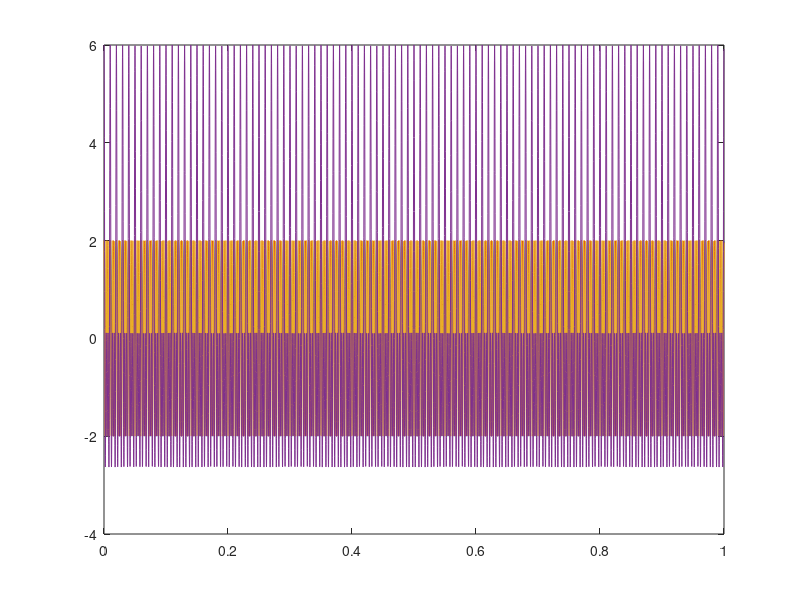
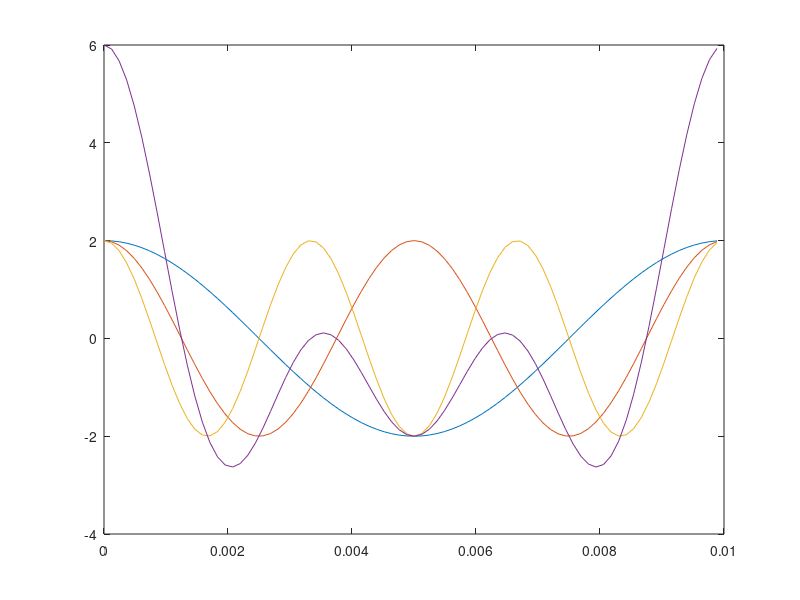
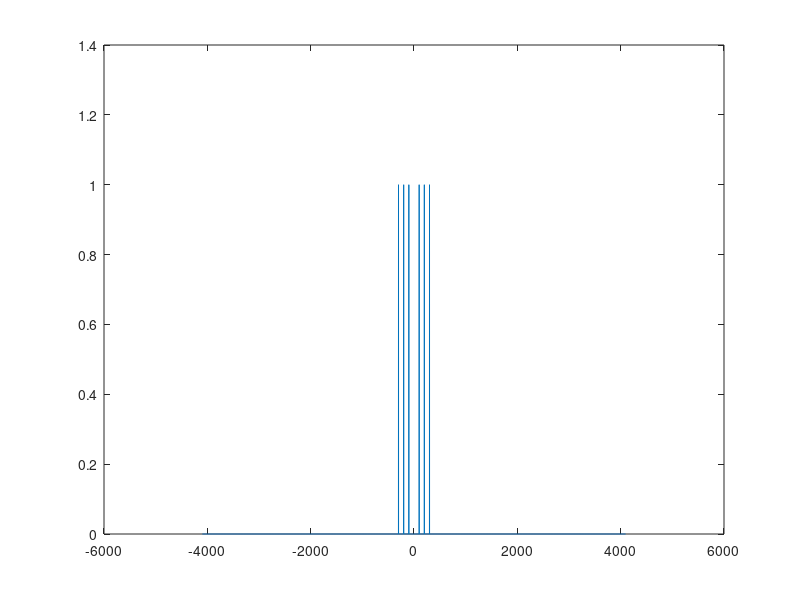
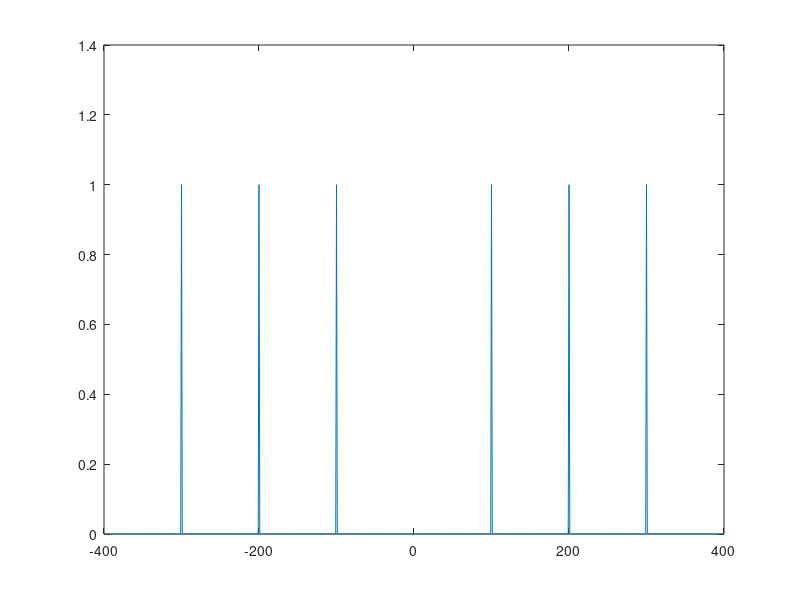

Recreate these plots in MATLAB, in order.
close all
clear
clc

%% simulation spec
fs=8192;
t=0:1/fs:1-1/fs;
f1=100;
f2=200;
f3=300;
fc=1000;

%% 1.Message signal
%% Time Domain
% define message signal
m1 = 2 * cos(2 * pi * f1 .* t);
m2 = 2 * cos(2 * pi * f2 .* t);
m3 = 2 * cos(2 * pi * f3 .* t);
m = m1 + m2 + m3;

% Plot the figures
% Total period
figure();
plot(t, m1);
hold on
plot(t, m2);
plot(t, m3);
plot(t, m);
% 1 period
p = ceil(fs / f1); % fs / f1 = 1 period
figure('Name','m1,m2,m3,m graph(Time Domain)');
plot(t(1 : p), m1(1 : p));
hold on
plot(t(1 : p), m2(1 : p));
plot(t(1 : p), m3(1 : p));
plot(t(1 : p), m(1 : p));
%% Frequency Domain
% Perform the Fourier transform
M = fft(m) / length(m);
M_shift = fftshift(M);

% Plot the figures
% Total frequencies
f = -fs / 2 : fs / 2 - 1;
figure();
plot(f, abs(M_shift));
% Partial frequencies
range1 = 400;
index1 = (fs / 2 + 1) - range1 : (fs / 2 + 1) + range1;
f_part1 = f(index1);
M_shift_part = M_shift(index1);
figure('Name','M graph');
plot(f_part1, abs(M_shift_part));

%% 2. Modulation (DSB-LC AM)
%% Time Domain
%mn = m/abs(m)  abs(m)=6
mn=m/max(m);
a=0.5; 
%modulation index
u = (a*mn+1).*cos(2*pi*fc.*t);
figure();
plot(t,u);
figure('Name','u time domain grph');
plot(t(1 : p), u(1 : p));
%% Frequency Domain
% Perform the Fourier transform
U = fft(u) / length(u);
U_shift = fftshift(U);

% Plot the figures
% Total frequencies
figure();
plot(f, abs(U_shift));
% Partial frequencies
range2 = 1500;
index2 = (fs / 2 + 1) - range2 : (fs / 2 + 1) + range2;
f_part2 = f(index2);
U_shift_part = U_shift(index2);
figure('Name','U freq domain grph');
plot(f_part2, abs(U_shift_part));

%% Demodulate (DSB-LC)
%#1 using envelope detector
%rectify only positive signal
up=u>=0;     %find what index has positive value, and that index has true=1 other has false=0
uup=u.*up;  %then we get only positive value by producting u(t) with up
figure('Name','uup');
plot(t(1:p),uup(1:p));
figure('Name','enveope detector time domian');
plot(t(1:p),uup(1:p));
DU=fft(uup) / length(uup);
DU_shift=fftshift(DU);
%demodulate using envelope detector


range3=1000;
index3=(fs / 2 + 1) - range3:(fs / 2 + 1) + range3;
% #2 BW=500 Hz 범위의 저역통과 필터를 만들어 곱해준다.(사각펄스 신호)
LPF=1:fs;
LPF(fs/2+1-500:fs/2+1+500)=1;
LPF(1:fs/2+1-500)=0;
LPF(fs/2+1+500:fs)=0;
%passing through to LPF
LPF_DU=DU_shift.* LPF;
figure('Name','D(f) before passing LPF');
plot(f,abs(DU_shift));
figure('Name','D(f) passing LPF');
plot(f, abs(LPF_DU));

f_part3 = f(index3);
LPF_DU_shift_part = LPF_DU(index3);
figure('Name','product LPF filter');
plot(f_part3, abs(LPF_DU_shift_part));

%역퓨리에 변환 과정=>d(t)
LPF_DU_ishift=ifftshift(LPF_DU);
d=ifft(LPF_DU_ishift)*length(LPF_DU_ishift);
figure('Name','1period envelope detector d(t) after LPF filter');
plot(t(1:p),d(1:p));
% d(t) 로부터 m(t)신호 추출
y=(d-abs(LPF_DU(fs/2+1)));  % substract DC component
Y=fft(y)/length(y);
Y_shift=fftshift(Y);
Y_shift_part=Y_shift(index1);
%Y(f) 출력
figure('Name','Y(f) is');
plot(f,abs(Y_shift));
%Y(f) 의 일부분만 출력
figure();
plot(f_part1,abs(Y_shift_part))
range4=3000;
index4=(fs / 2 + 1) - range4:(fs / 2 + 1) + range4;
f_part4=f(index4);
DU_shift_part=DU_shift(index4);

%%Plot all result of time domain signal
figure('Name','result of time domain signal');
subplot(4,1,1);
plot(t(1:p),m(1:p));
title('message signal of 1period');

subplot(4,1,2);
plot(t(1:p),u(1:p));
title('modulated signal of 1period');

subplot(4,1,3);
plot(t(1:p),uup(1:p));
title('output envelope detector signal of 1period upper signal');

subplot(4,1,4);
plot(t(1:p),y(1:p));
title('demodulated signal y(t) of 1period');

%% Plot all result of frequency domain signal
figure('Name','result of frequency domain');
subplot(4,1,1);
plot(f_part1, abs(M_shift_part));
title('message signal');

subplot(4,1,2);
plot(f_part2, abs(U_shift_part));
title('modulated signal of 1period');

subplot(4,1,3);
plot(f_part4, abs(DU_shift_part));
title('demodulated signal before pass LPF');

subplot(4,1,4);
plot(f_part1, abs(Y_shift_part));
title('demodulated signal after pass LPF (DC component delete and scailing)');

